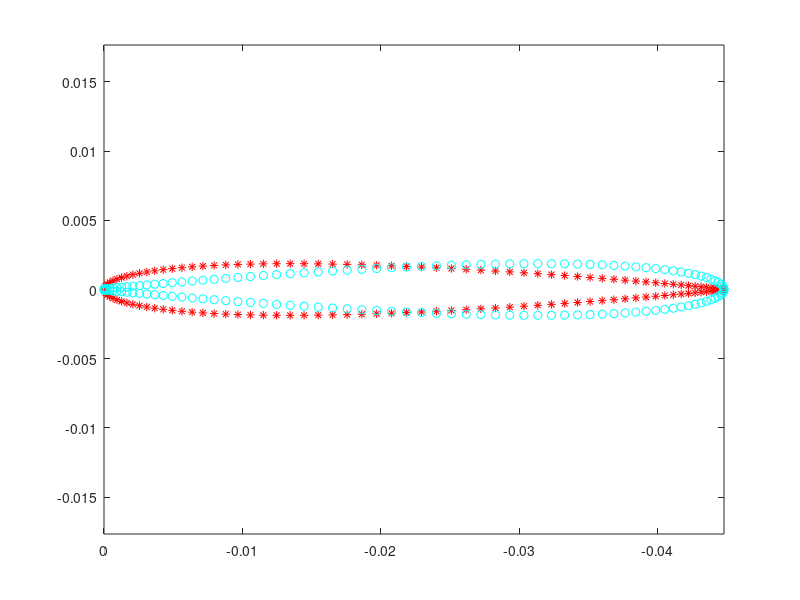

MATLAB code for this plot: (Note: this script raises an error after producing the figure.)
%% Script per creare la Geometria 3D
clear all 
close all
addpath(genpath('BLACKBOX'));

%% Input Data
Chord=0.0448;
p_c=20; % numero di profili di "Transizione" nella parte centrale
l=0.3; % lunghezza della pala avente un profilo 2D definito, NON corrisponde alla lunghezza del boomerang
delta=30*pi/180; %Angolo di freccia
beta=0*pi/180; %Angolo di Diedro
pitch=5*pi/180; %Pitch angle
num=20; %Numero di profili totale su ciascuna metà;
PARA=1.6; %Parametro che permette di modificare la curvatura centrale (più si avvicna ad 1 pù dietro forma una V
% Profile 2D Shape
Profile2D=importdata('Naca0012.dat');
%% Profilo 2D flip e analisi
Xp=-[Profile2D.data(2:67,1) ; fliplr(Profile2D.data(68:end,1)')'].*Chord;
Zp=[Profile2D.data(2:67,2) ; fliplr(Profile2D.data(68:end,2)')'].*Chord;
Profile2D=importdata('Naca0025.dat');
Xp=-[0; fliplr(Profile2D(1:65,1)) ; fliplr(Profile2D(66:end,1)')'].*Chord;
Zp=[0 ;fliplr(Profile2D(1:65,2)) ; fliplr(Profile2D(66:end,2)')'].*Chord*1/3;
Xp_flip=-(Chord/2.*ones(size(Xp))+Xp)+Chord/2.*ones(size(Xp))-Chord;
Zp_flip=(Zp);
figure()
plot(Xp,Zp,'*r');
hold on
plot(Xp_flip,Zp_flip,'oc');
axis equal
set(gca,'Xdir','reverse')
[n,~]=size(Xp);
%Clock-wise direction regeneration
Xp_flip=[fliplr(Xp_flip(1:n/2)')';fliplr(Xp_flip(n/2+1:end)')'];
Zp_flip=[fliplr(Zp_flip(1:n/2)')';fliplr(Zp_flip(n/2+1:end)')'];
%% Creazione dell Info Box
BoomInfo.Pianta.l=l;
BoomInfo.Pianta.freccia=delta;
BoomInfo.Pianta.diedro=beta;
BoomInfo.Pianta.pitch=pitch;
BoomInfo.Geom3D.p_c=p_c;
BoomInfo.Geom3D.num=num;
BoomInfo.Geom3D.PARA=PARA;
BoomInfo.Profile.Chord=Chord;
BoomInfo.Profile.Xp_dx=Xp;
BoomInfo.Profile.Xp_sx=Xp_flip;
BoomInfo.Profile.Zp_dx=Zp;
BoomInfo.Profile.Zp_sx=Zp_flip;
%%
[Cl,Cd,Cm] = AeroCoeff;
BoomInfo.Aero.Cl=Cl;
BoomInfo.Aero.Cd=Cd;
BoomInfo.Aero.Cm=Cm;
%%
global alpha_t 
global CM_t
global CD_t
global CL_t

T_0025=readmatrix('Cl_CD_naca0025.dat');
AoA=T_0025(:,2);
Cl=T_0025(:,3);
Cd=T_0025(:,4);
Cm=T_0025(:,5);

alpha_t=[-fliplr(AoA(2:end)')' ;AoA];
CD_t=[fliplr(Cd(2:end)')'; Cd];
CL_t=[-fliplr(Cl(2:end)')'; Cl];
CM_t=[-fliplr(Cm(2:end)')'; Cm];

figure(2)
plot(alpha_t,CL_t,'r');
hold on
plot(alpha_t,CD_t,'b');
plot(alpha_t,CM_t,'k');

legend('Cl_0025','Cd_0025','Cm_0025','Cl_0012','Cd_0012');
%% Geometry
[BoomInfo] = Boom3DShape(BoomInfo,'Info','Create_Stl');
% BoomInfo.Mecc.I
BoomInfo.Mecc.m=0.130;
rho=0.130/BoomInfo.Mecc.V;
BoomInfo.Mecc.I_rho=rho*BoomInfo.Mecc.I;
% BoomInfo.Mecc.m=BoomInfo.Mecc.V*rho
BoomInfo.Mecc.CG


%% Provo a costruire una nuova aerodinamica



theta0=10*pi/180;
phi0=45*pi/180;  % initial inclination of the boomerang -70 / -90 degrees; baseline -85 degrees
psi0=180*pi/180;
r0= 13*2*pi; % initial condition on spin rate 12/15 Hz; baseline 13
z0=2; % initial altitude

Tl_0=[cos(theta0)*cos(psi0), cos(theta0)*sin(psi0), -sin(theta0)
    -cos(phi0)*sin(psi0)+sin(phi0)*sin(theta0)*cos(psi0), cos(phi0)*cos(psi0)+sin(phi0)*sin(theta0)*sin(psi0), sin(phi0)*cos(theta0)
    sin(phi0)*sin(psi0)+cos(phi0)*sin(theta0)*cos(psi0), -sin(phi0)*cos(psi0)+cos(phi0)*sin(theta0)*sin(psi0), cos(phi0)*cos(theta0)];
% BoomInfo.Mecc.I_rho = 3*BoomInfo.Mecc.I_rho;

% BoomInfo.Mecc.I_rho =10^-4*[ 14 8 0; 8 14 0; 0 0 27];
% BoomInfo.Mecc.m=0.075;
tfin=0.04;
ustart=(Tl_0*[15;0;0]);
fileID = fopen('debug.txt','a+');
options = odeset('Events', @Events,'RelTol',1e-4,'AbsTol',1e-6);
Y0=[theta0 phi0 psi0 0 0  r0  ustart(1) ustart(2) ustart(3) 0 0 z0 ]';
p=0;
r=r0;
q=0;
Om=[p q r];
ux=ustart(1);
uy=ustart(2);
uz=ustart(3);

%%
%[F_tot,M_tot] = AeroLore(ustart' ,Om,BoomInfo)
R=@(theta0,psi0,phi0) [cos(theta0)*cos(psi0), cos(theta0)*sin(psi0), -sin(theta0)
    -cos(phi0)*sin(psi0)+sin(phi0)*sin(theta0)*cos(psi0), cos(phi0)*cos(psi0)+sin(phi0)*sin(theta0)*sin(psi0), sin(phi0)*cos(theta0)
    sin(phi0)*sin(psi0)+cos(phi0)*sin(theta0)*cos(psi0), -sin(phi0)*cos(psi0)+cos(phi0)*sin(theta0)*sin(psi0), cos(phi0)*cos(theta0)];

[F_tot,M_tot]=AeroDynamics([ux;uy;uz]',[p;q;r]',BoomInfo)
Tl_0'*F_tot
%load('Boom.mat');

%%
[TOUT,YOUT] = ode45(@(t,y)EquationOfMotions(t,y,fileID,BoomInfo),[0 tfin],Y0,options); % 
fclose(fileID);
TOUT(end)
%%
linecolors={'r' 'y' 'c' 'g' 'b' 'k'};
[handles]=plotNy(TOUT(:),YOUT(:,1)*180/pi,1,...
TOUT(:),YOUT(:,2)*180/pi,1,...
TOUT(:),YOUT(:,3)*180/pi,1,...
    TOUT(:),YOUT(:,6),2,... 
    TOUT(:),YOUT(:,4),2,... 
    TOUT(:),YOUT(:,5),2,... 
    TOUT(:),YOUT(:,10),3,...
    TOUT(:),YOUT(:,11),3,... 
    TOUT(:),YOUT(:,12),3,... 
    'YAxisLabels',{ 'Angle [°]' 'Angular Rate [rad/s]' 'Position [m]'},...
    'Linewidth',1,...
    'XLim',[0,TOUT(end)],...
    'XAxisLabel','time[s]',...
    'TitleStr','Lancio Finale',...
    'FontSize',10,...
    'LegendString',{'Theta' 'Phi' 'Psi' 'r' 'p' 'q' 'x' 'y' 'z'});
grid on

%% prova
%geometria
PlotTipDxSx(TOUT,YOUT,BoomInfo)

%%
Time=TOUT(:);
x=YOUT(:,10);
y=YOUT(:,11);
z=YOUT(:,12);
Phi=YOUT(:,2)*180/pi;
Psi=YOUT(:,3)*180/pi;
Theta=YOUT(:,1)*180/pi;
save('T.mat','Time','Theta' ,'Phi' ,'Psi' , 'x' ,'y' ,'z');

%%
